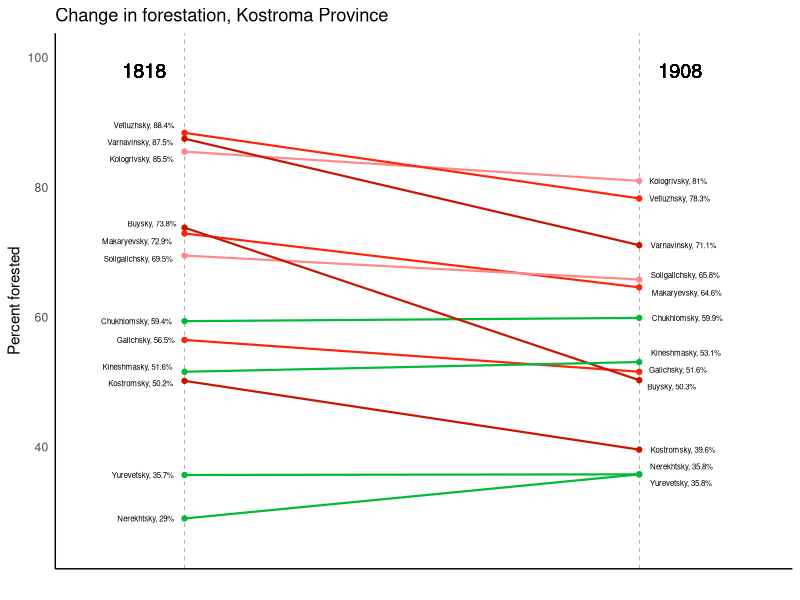

The R source for this figure:
## ---- chunk 1
knitr::opts_chunk$set(echo = FALSE, error = FALSE, message = FALSE, warning = FALSE)
library(readr)
library(ggrepel)
library(tidyverse)
library(stringr)
library(scales)
theme_set((theme_classic()))
area_change <- read_csv("area_change_1818_1908.csv")

## ---- chunk 2
years <- 90

# Select the data for year 1 (1818)

year_1 <- area_change %>%
  filter(year == 1818) %>%
  select(percent_forested)

# Select the data for year 2 (1908)

year_2 <- area_change %>%
  filter(year == 1908) %>%
  select(percent_forested)


# Only select one set of districts 
# This is made possible because R is preserving the order of all these observations 

groups <- area_change %>%
  filter(year == 1818) %>%
  select(district)

# Put the selected data together into a single data frame

slope_data <- data.frame(year_1, year_2, groups) %>%
  rename(year_1 = percent_forested, year_2 = percent_forested.1, groups = district) %>%
  filter(groups != "All") %>%
  mutate(groups = str_remove(groups, " District"), pct_diff = year_2 - year_1) %>%
  
  # Coloring based on quantile breakdowns
  # quantile(slope_data$pct_diff)

  mutate(coloring = case_when(pct_diff > 0 ~ "green",
                              pct_diff >= -4.7 ~ "light red",
                              pct_diff >= -10.255 ~ "red",
                              pct_diff >= -23.5  ~ "dark red" ))

# Create the labels for the graphic

l11 <- paste0(slope_data$groups, ", ", slope_data$year_1, "%")

l13 <-paste0(slope_data$groups,", ", slope_data$year_2, "%")


## ---- chunk 3

# Slope data

ggplot(slope_data) + 
  
  # Segment codes
  
  geom_segment(aes(x=-5, xend = years, y = year_1, yend = year_2, col = coloring), size=.75) +
  
  # Horizontal line for 1818
  
  geom_vline(xintercept=-5, linetype="dashed", size=.1) + 
  
  # Horizontal line for 1908
  
  geom_vline(xintercept=90, linetype="dashed", size=.1) +
  
  # Remove the panel background
  
  theme(panel.background = element_blank()) +
  
  # Remove the grid
  
  theme(panel.grid=element_blank()) +
  
  # Remove the axis tickts
  
  theme(axis.ticks=element_blank()) +
  
  # Remove the axis text
  
  theme(axis.text.x=element_blank()) +
  theme(panel.border=element_blank()) + 
  
  # Remove the legend
  
  theme(legend.position="none") +
  
  # Remove the x-axis label
  
  xlab("") + 
  
  # Add a y-axis label
  
  ylab("Percent forested") + 
  
  labs(title = "Change in forestation, Kostroma Province") +
  
  # Set the size of the graphic
  
  xlim((-25),(years+25)) +
  ylim(25,(100)) +
  
  # Add labels for districts in year 2
  
  geom_text_repel(label = l13,
            y = slope_data$year_2,
            x = years, 
            hjust=-0.2,
            size=2,
            segment.color = "grey50",
            direction = "y") +
  
  # Add labels for districts in year 1
  
  geom_text_repel(label = l11,
            y = slope_data$year_1,
            x = -5, 
            hjust = 1.2,
            size=2,
            segment.color = "grey50",
            direction = "y") +
  
  # Add points for 1818
  
  geom_point(aes(x = -5, y = year_1, col = coloring)) +
  
  # Add points for 1908
  
  geom_point(aes(x = 90, y = year_2, col = coloring)) +
  
  # Add 1818 label
  
  geom_text(label="1818", 
            x=-7, 
            y=98,
            hjust= 1.2,size=5) +
  
  # Add 1908 label
  
  geom_text(label="1908", 
            x=105, 
            y=98,
            hjust= 1.2,size=5) +

  # Coloring
  
   scale_color_manual(values = c("green"="#00ba38", 
                                 "red"="#ff250d", 
                                 "dark red" = "#c91400", 
                                 "light red" = "#ff8989")) 
